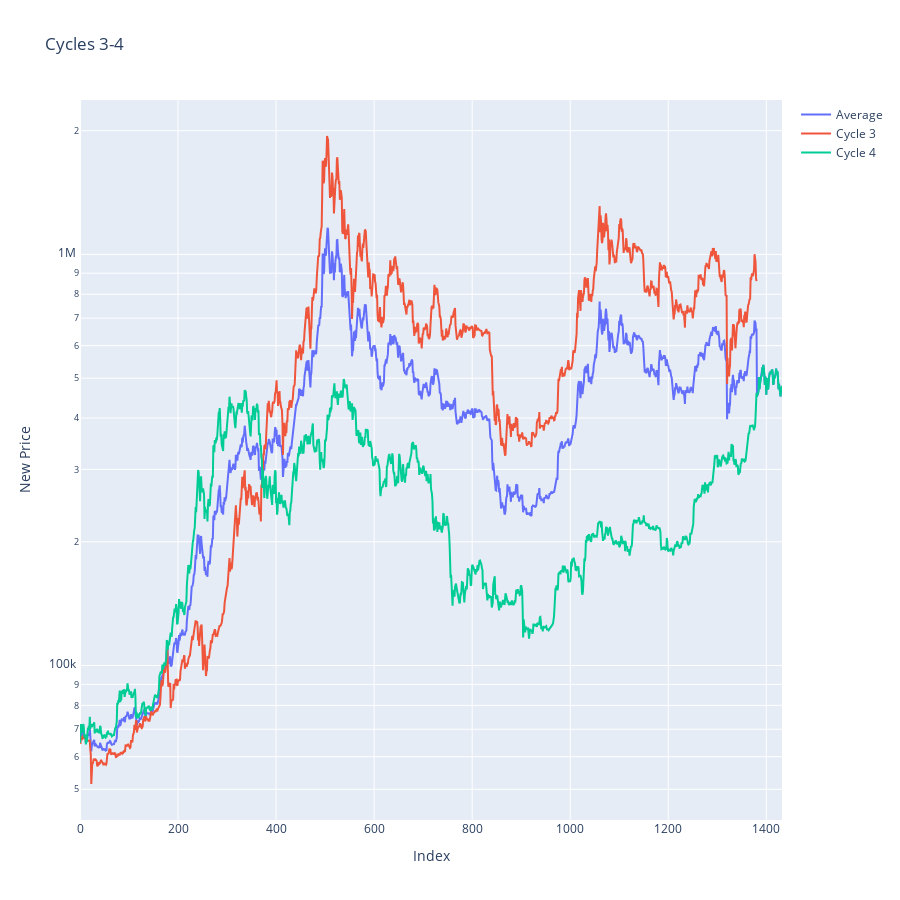

The cell this chart's notebook holds for it:
### Code cell
import plotly.graph_objects as go
import pandas as pd

# Create a new figure
fig = go.Figure()

# Calculate the average of new_price for cycle3 and cycle4
average_price = pd.concat([cycle3['new_price'], cycle4['new_price']], axis=1).mean(axis=1)

# Add a trace for the average_price
fig.add_trace(go.Scatter(x=average_price.index, y=average_price, mode='lines', name='Average'))

# Add traces for new_price for cycle3 and cycle4
fig.add_trace(go.Scatter(x=cycle3.index, y=cycle3['new_price'], mode='lines', name='Cycle 3'))
fig.add_trace(go.Scatter(x=cycle4.index, y=cycle4['new_price'], mode='lines', name='Cycle 4'))

# Set labels and title
fig.update_layout(
    title='Cycles 3-4',
    xaxis_title='Index',
    yaxis_title='New Price',
    width=900,  # Set the width of the plot
    height=900  # Set the height of the plot
)

# Set y-axis to logarithmic scale
fig.update_yaxes(type='log')

# Show the plot
fig.show()

### Figure 1 — Plotly figure (JSON) as saved in the notebook; plotly's stock layout.template omitted (floating-point values rounded to 4 significant figures; data arrays with more than 128 entries replaced by an {"elided": "..."} marker saying what was removed)
{"data": [{"mode": "lines", "name": "Average", "type": "scatter", "x": {"elided": "1433 int values"}, "y": {"elided": "1433 float values"}}, {"mode": "lines", "name": "Cycle 3", "type": "scatter", "x": {"elided": "1381 int values"}, "y": {"elided": "1381 float values"}}, {"mode": "lines", "name": "Cycle 4", "type": "scatter", "x": {"elided": "1433 int values"}, "y": {"elided": "1433 float values"}}], "layout": {"height": 900, "title": {"text": "Cycles 3-4"}, "width": 900, "xaxis": {"title": {"text": "Index"}}, "yaxis": {"title": {"text": "New Price"}, "type": "log"}}}
